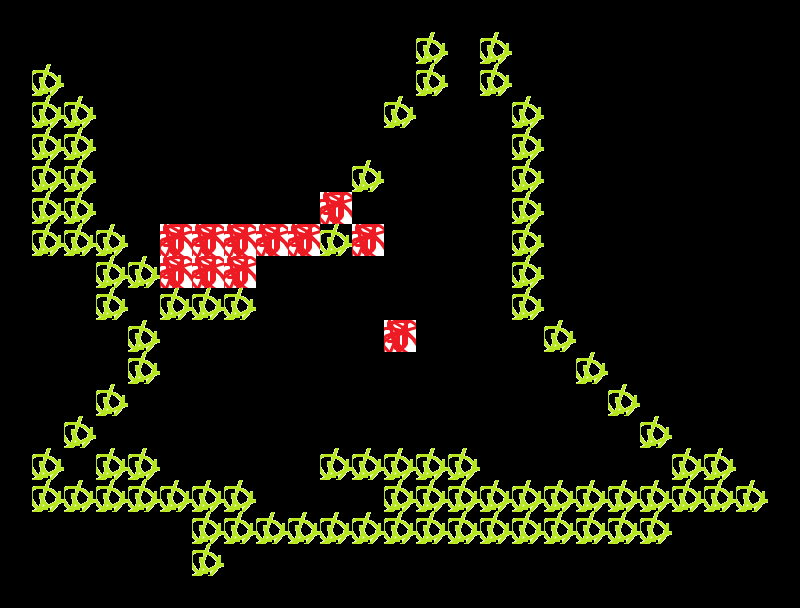

This game map was drawn from its Tiled (.tmx) file and the tilesets committed beside it. A one-line description and the trimmed map source follow:
An orthogonal 25x19 tile map with 32x32 px tiles, 1 tile layer (two), 2 tilesets.

<map version="1.0" orientation="orthogonal" width="25" height="19" tilewidth="32" tileheight="32">
 <tileset firstgid="1" name="test" tilewidth="32" tileheight="32">
  <tileoffset x="32" y="32" />
  <image source="test.png" trans="0000ff" width="32" height="32" />
  <tile id="0">
   <properties>
    <property name="blocked" value="true" />
   </properties>
  </tile>
 </tileset>
 <tileset firstgid="2" name="tile 2" tilewidth="32" tileheight="32">
  <tileoffset x="32" y="32" />
  <image source="tile 2.png" trans="0000ff" width="32" height="32" />
  <tile id="0">
   <properties>
    <property name="blocked" value="false" />
   </properties>
  </tile>
 </tileset>
 <layer name="two" width="25" height="19">
  <data>[475 cells, 96 non-empty, 2 distinct tile ids]</data>
 </layer>
</map>
